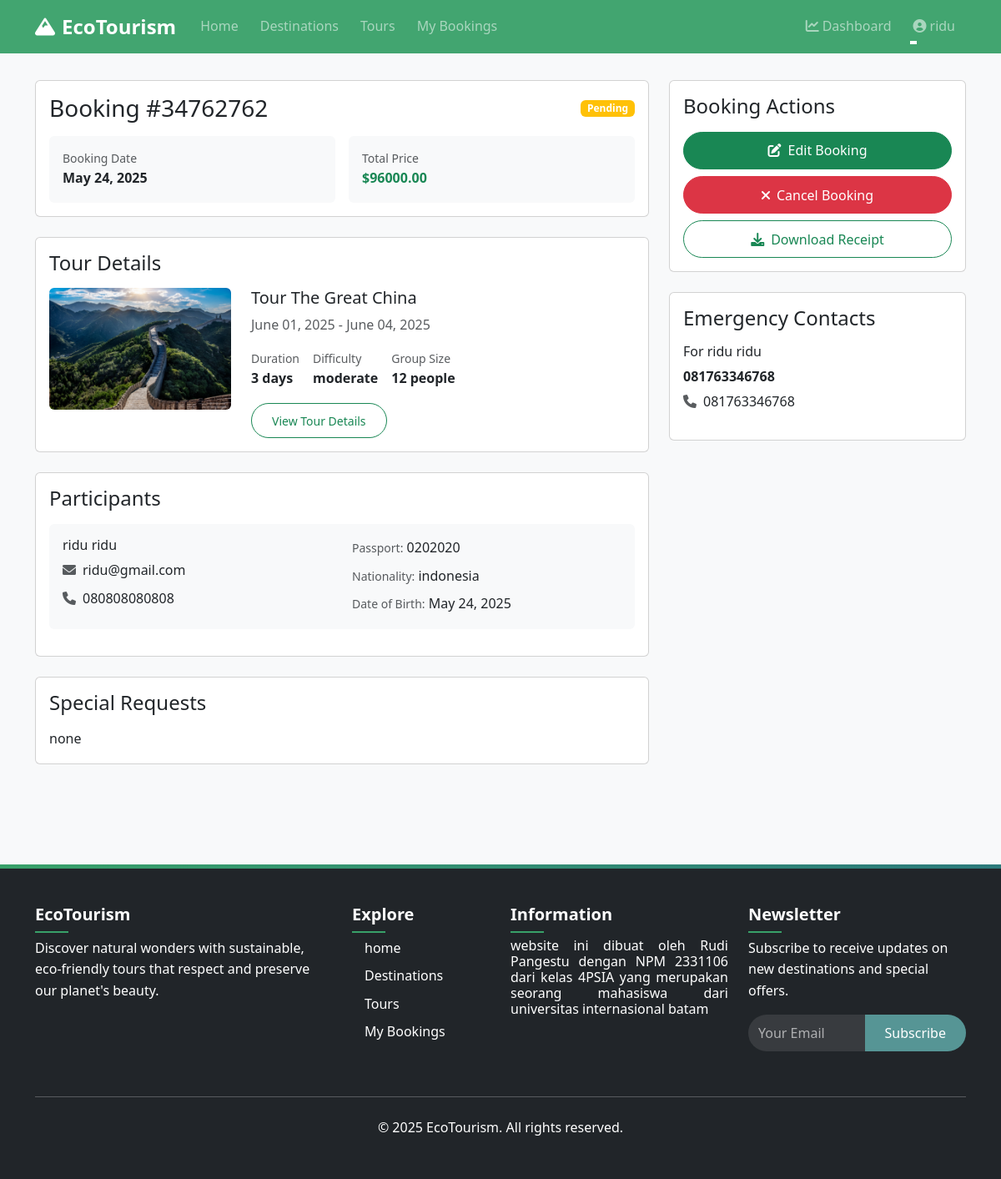
/bookings/14/ (signed in), run on the app's committed database.
### bookings/models.py (models this page shows, shortened)
class Booking(models.Model):
    STATUS_CHOICES = (
        ('pending', 'Pending'),
        ('confirmed', 'Confirmed'),
        ('cancelled', 'Cancelled'),
        ('completed', 'Completed'),
    )
    user = models.ForeignKey(User, on_delete=models.CASCADE, related_name='bookings')
    tour = models.ForeignKey(Tour, on_delete=models.CASCADE, related_name='bookings')
    tour_date = models.ForeignKey(TourDate, on_delete=models.CASCADE, related_name='bookings')
    booking_date = models.DateTimeField(auto_now_add=True)
    number_of_people = models.PositiveIntegerField()
    total_price = models.DecimalField(max_digits=10, decimal_places=2)
    status = models.CharField(max_length=20, choices=STATUS_CHOICES, default='pending')
    special_requests = models.TextField(blank=True)
    confirmation_code = models.CharField(max_length=50, unique=True)
    class Meta:
        ordering = ['-booking_date']

class Participant(models.Model):
    booking = models.ForeignKey(Booking, on_delete=models.CASCADE, related_name='participants')
    first_name = models.CharField(max_length=100)
    last_name = models.CharField(max_length=100)
    email = models.EmailField()
    phone = models.CharField(max_length=20)
    date_of_birth = models.DateField()
    passport_number = models.CharField(max_length=50, blank=True)
    nationality = models.CharField(max_length=100)
    emergency_contact = models.CharField(max_length=100)
    emergency_phone = models.CharField(max_length=20)
    dietary_requirements = models.TextField(blank=True)
    medical_conditions = models.TextField(blank=True)

### tours/models.py (models this page shows, shortened)
class Tour(models.Model):
    DIFFICULTY_CHOICES = (
        ('easy', 'Easy'),
        ('moderate', 'Moderate'),
        ('challenging', 'Challenging'),
        ('difficult', 'Difficult'),
    )
    name = models.CharField(max_length=255)
    slug = models.SlugField(unique=True, max_length=255)
    category = models.ForeignKey(TourCategory, on_delete=models.CASCADE, related_name='tours')
    destinations = models.ManyToManyField(Destination, related_name='tours')
    description = models.TextField()
    itinerary = models.TextField()
    duration = models.PositiveIntegerField(help_text="Duration in days")
    group_size = models.PositiveIntegerField(help_text="Maximum group size")
    difficulty = models.CharField(max_length=20, choices=DIFFICULTY_CHOICES)
    price = models.DecimalField(max_digits=10, decimal_places=2)
    discount_price = models.DecimalField(max_digits=10, decimal_places=2, null=True, blank=True)
    included = models.TextField(help_text="What's included in the tour")
    not_included = models.TextField(help_text="What's not included in the tour")
    featured_image = models.ImageField(upload_to='tours/')
    created_at = models.DateTimeField(auto_now_add=True)
    updated_at = models.DateTimeField(auto_now=True)
    is_active = models.BooleanField(default=True)
    is_featured = models.BooleanField(default=False)
    class Meta:
        ordering = ['-is_featured', 'name']

class TourDate(models.Model):
    tour = models.ForeignKey(Tour, on_delete=models.CASCADE, related_name='dates')
    start_date = models.DateField()
    end_date = models.DateField()
    price = models.DecimalField(max_digits=10, decimal_places=2, help_text="Price for this specific date")
    available_spots = models.PositiveIntegerField()
    is_guaranteed = models.BooleanField(default=False, help_text="Whether the departure is guaranteed")
    class Meta:
        ordering = ['start_date']

### bookings/views.py (the view)
# urls.py: path('<int:booking_id>/', views.booking_detail, name='booking_detail'),
@login_required
def booking_detail(request, booking_id):
    if request.user.is_staff:
        booking = get_object_or_404(Booking, id=booking_id)
    else:
        booking = get_object_or_404(Booking, id=booking_id, user=request.user)
    return render(request, 'bookings/booking_detail.html', {
        'booking': booking,
    })

### templates/bookings/booking_detail.html (shortened to what this page needs)
{% extends "base.html" %}
{% load static %}
{% block content %}
<div class="container py-5">
    <div class="row">
        <div class="col-lg-8">
            <div class="card mb-4">
                <div class="card-body">
                    <div class="d-flex justify-content-between align-items-center mb-3">
                        <h1 class="h3 mb-0">Booking #{{ booking.confirmation_code }}</h1>
                        <span class="badge {% if booking.status == 'confirmed' %}bg-success{% elif booking.status == 'pending' %}bg-warning{% else %}bg-danger{% endif %}">
                            {{ booking.status|title }}
                        </span>
                    </div>
                    <div class="row g-3">
                        <div class="col-md-6">
                            <div class="bg-light p-3 rounded">
                                <small class="text-muted d-block">Booking Date</small>
                                <strong>{{ booking.booking_date|date:"F d, Y" }}</strong>
                            </div>
                        </div>
                        <div class="col-md-6">
                            <div class="bg-light p-3 rounded">
                                <small class="text-muted d-block">Total Price</small>
                                <strong class="text-success">${{ booking.total_price }}</strong>
                            </div>
                        </div>
                    </div>
                </div>
            </div>
            <div class="card mb-4">
                <div class="card-body">
                    <h2 class="h4 mb-3">Tour Details</h2>
                    <div class="row">
                        <div class="col-md-4">
                            <img src="{{ booking.tour.featured_image.url }}" class="img-fluid rounded" alt="{{ booking.tour.name }}">
                        </div>
                        <div class="col-md-8">
                            <h3 class="h5 mb-2">{{ booking.tour.name }}</h3>
                            <p class="text-muted mb-3">
                                {{ booking.tour_date.start_date|date:"F d, Y" }} -
                                {{ booking.tour_date.end_date|date:"F d, Y" }}
                            </p>
                            <div class="d-flex gap-3 mb-3">
                                <div>
                                    <small class="text-muted d-block">Duration</small>
                                    <strong>{{ booking.tour.duration }} days</strong>
                                </div>
                                <div>
                                    <small class="text-muted d-block">Difficulty</small>
                                    <strong>{{ booking.tour.difficulty }}</strong>
                                </div>
                                <div>
                                    <small class="text-muted d-block">Group Size</small>
                                    <strong>{{ booking.tour.group_size }} people</strong>
                                </div>
                            </div>
                            <a href="{% url 'tour_detail' booking.tour.slug %}" class="btn btn-outline-success btn-sm">
                                View Tour Details
                            </a>
                        </div>
                    </div>
                </div>
            </div>
            <div class="card mb-4">
                <div class="card-body">
                    <h2 class="h4 mb-3">Participants</h2>
                    {% for participant in booking.participants.all %}
                    <div class="bg-light p-3 rounded mb-3">
                        <div class="row">
                            <div class="col-md-6">
                                <h3 class="h6 mb-2">{{ participant.first_name }} {{ participant.last_name }}</h3>
                                <p class="mb-2">
                                    <i class="fas fa-envelope me-2 text-muted"></i>{{ participant.email }}
                                </p>
                                <p class="mb-2">
                                    <i class="fas fa-phone me-2 text-muted"></i>{{ participant.phone }}
                                </p>
                            </div>
                            <div class="col-md-6">
                                <p class="mb-2">
                                    <small class="text-muted">Passport:</small>
                                    {{ participant.passport_number }}
                                </p>
                                <p class="mb-2">
                                    <small class="text-muted">Nationality:</small>
                                    {{ participant.nationality }}
                                </p>
                                <p class="mb-0">
                                    <small class="text-muted">Date of Birth:</small>
                                    {{ participant.date_of_birth|date:"F d, Y" }}
                                </p>
                            </div>
                        </div>
                    </div>
                    {% endfor %}
                </div>
            </div>
            {% if booking.special_requests %}
            <div class="card mb-4">
                <div class="card-body">
                    <h2 class="h4 mb-3">Special Requests</h2>
                    <p class="mb-0">{{ booking.special_requests }}</p>
                </div>
            </div>
            {% endif %}
        </div>
        <div class="col-lg-4">
            <div class="card mb-4">
                <div class="card-body">
                    <h2 class="h4 mb-3">Booking Actions</h2>
                    {% if booking.status == 'pending' %}
                    <div class="d-grid gap-2">
                        <a href="{% url 'booking_edit' booking.id %}" class="btn btn-success">
                            <i class="fas fa-edit me-2"></i>Edit Booking
                        </a>
                        <a href="{% url 'booking_cancel' booking.id %}" class="btn btn-danger">
                            <i class="fas fa-times me-2"></i>Cancel Booking
                        </a>
                    </div>
                    {% endif %}
                    <a href="{% url 'booking_receipt' booking.id %}" class="btn btn-outline-success w-100 mt-2">
                        <i class="fas fa-download me-2"></i>Download Receipt
                    </a>
                </div>
            </div>
            <div class="card">
                <div class="card-body">
                    <h2 class="h4 mb-3">Emergency Contacts</h2>
                    {% for participant in booking.participants.all %}
                    <div class="mb-3">
                        <h3 class="h6 mb-2">For {{ participant.first_name }} {{ participant.last_name }}</h3>
                        <p class="mb-1">
                            <strong>{{ participant.emergency_contact }}</strong>
                        </p>
                        <p class="mb-0">
                            <i class="fas fa-phone me-2 text-muted"></i>{{ participant.emergency_phone }}
                        </p>
                    </div>
                    {% endfor %}
                </div>
            </div>
        </div>
    </div>
</div>
{% endblock %}

### templates/base.html (shortened to what this page needs)
{% load static %}
<!DOCTYPE html>
<html lang="en">
<head>
    <link rel="stylesheet" href="https://cdn.jsdelivr.net/npm/bootstrap@5.3.0/dist/css/bootstrap.min.css">
    <link rel="stylesheet" href="https://cdnjs.cloudflare.com/ajax/libs/font-awesome/6.0.0/css/all.min.css">
    <link rel="stylesheet" href="https://cdnjs.cloudflare.com/ajax/libs/animate.css/4.1.1/animate.min.css">
    <link rel="stylesheet" href="{% static 'css/style.css' %}">
</head>
<body>
<header class="kepala mb-5">
    <nav class="navbar navbar-expand-lg navbar-dark fixed-top animate__animated animate__slideInDown animate__faster">
        <div class="container">
            <a class="navbar-brand animate__animated animate__zoomIn" href="{% url 'home' %}">
                <i class="fas fa-mountain me-2"></i>EcoTourism
            </a>
            <div class="collapse navbar-collapse" id="navbarMain">
                <ul class="navbar-nav me-auto">
                    <li class="nav-item">
                        <a class="nav-link" href="{% url 'home' %}">Home</a>
                    </li>
                    <li class="nav-item">
                        <a class="nav-link" href="{% url 'destination_list' %}">Destinations</a>
                    </li>
                    <li class="nav-item">
                        <a class="nav-link" href="{% url 'tour_list' %}">Tours</a>
                    </li>
                    {% if user.is_authenticated %}
                    <li class="nav-item">
                        <a class="nav-link" href="{% url 'booking_list' %}">My Bookings</a>
                    </li>
                    {% endif %}
                </ul>
                <div class="navbar-nav">
                    {% if user.is_authenticated %}
                        {% if user.is_staff %}
                        <a class="nav-link" href="{% url 'dashboard' %}">
                            <i class="fas fa-chart-line me-1"></i>Dashboard
                        </a>
                        {% endif %}
                        <div class="nav-item dropdown">
                            <a class="nav-link dropdown-toggle" href="#" id="userDropdown" role="button" data-bs-toggle="dropdown">
                                <i class="fas fa-user-circle me-1"></i>{{ user.username }}
                            </a>
                        </div>
                    {% endif %}
                </div>
            </div>
        </div>
    </nav>
</header>
    <main style="min-height: 60vh;">
        {% block content %}{% endblock %}
    </main>
    <footer class="bg-dark text-white py-5 mt-5">
        <div class="container">
            <div class="row">
                <div class="col-md-4 mb-4">
                    <h5 class="mb-3">EcoTourism</h5>
                    <p>Discover natural wonders with sustainable, eco-friendly tours that respect and preserve our planet's beauty.</p>
                </div>
                <div class="col-md-2 mb-4">
                    <h5 class="mb-3">Explore</h5>
                    <ul class="list-unstyled">
                        <li class="mb-2"><a href="{% url 'home' %}" class="text-white text-decoration-none">home</a></li>
                        <li class="mb-2"><a href="{% url 'destination_list' %}" class="text-white text-decoration-none">Destinations</a></li>
                        <li class="mb-2"><a href="{% url 'tour_list' %}" class="text-white text-decoration-none">Tours</a></li>
                        <li><a href="{% url 'booking_list' %}" class="text-white text-decoration-none">My Bookings</a></li>
                    </ul>
                </div>
                <div class="col-md-3 mb-4">
                    <h5 class="mb-3">Information</h5>
                    <h6 class="text-justify"> website ini dibuat oleh Rudi Pangestu dengan NPM 2331106 dari kelas 4PSIA yang merupakan seorang mahasiswa dari universitas internasional batam </h6>
                </div>
                <div class="col-md-3">
                    <h5 class="mb-3">Newsletter</h5>
                    <p>Subscribe to receive updates on new destinations and special offers.</p>
                    <form>
                        <div class="input-group mb-3">
                            <input type="email" class="form-control" placeholder="Your Email">
                            <button class="btn btn-primary" type="submit">Subscribe</button>
                        </div>
                    </form>
                </div>
            </div>
            <hr class="my-4">
            <div class="text-center">
                <p class="mb-0">&copy; 2025 EcoTourism. All rights reserved.</p>
            </div>
        </div>
    </footer>
</body>
</html>

### data on the page
Booking: confirmation_code "34762762", status "Pending", booking_date "May 24, 2025", total_price "96000.00", tour.featured_image (picture), tour.name "Tour The Great China", tour_date.start_date "June 01, 2025", tour_date.end_date "June 04, 2025", tour.duration "3", tour.difficulty "moderate", tour.group_size "12", special_requests "none"
Participant: first_name "ridu", last_name "ridu", email "ridu@gmail.com", phone "080808080808", passport_number "0202020", nationality "indonesia", date_of_birth "May 24, 2025", emergency_contact "081763346768", emergency_phone "081763346768"

### other printed values
{{ user.username }} "ridu"
